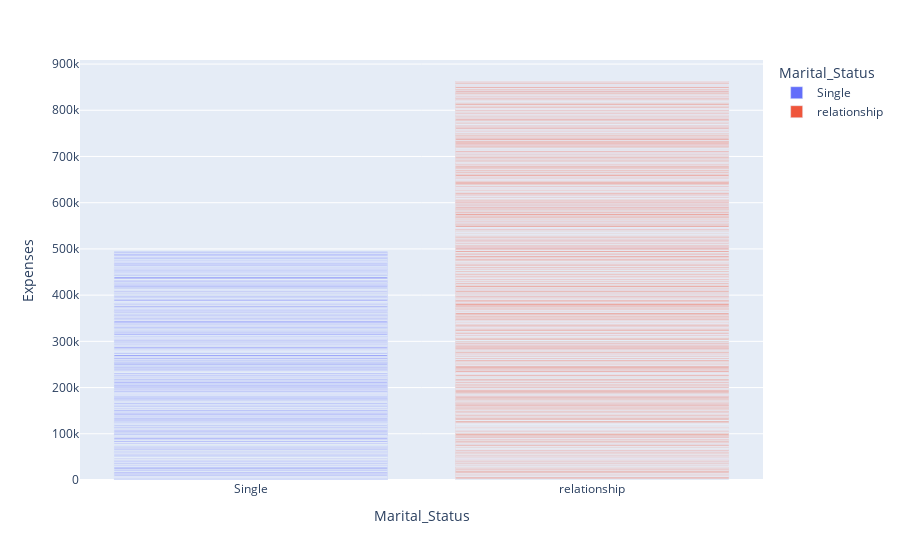

This figure's notebook cell:
### Code cell
fig = px.bar(df, x='Marital_Status', y='Expenses', color="Marital_Status")
fig.show()

### Figure 1 — Plotly figure (JSON) as saved in the notebook; plotly's stock layout.template omitted (floating-point values rounded to 4 significant figures; data arrays with more than 128 entries replaced by an {"elided": "..."} marker saying what was removed)
{"data": [{"alignmentgroup": "True", "hovertemplate": "Marital_Status=%{x}<br>Expenses=%{y}<extra></extra>", "legendgroup": "Single", "marker": {"color": "#636efa", "pattern": {"shape": ""}}, "name": "Single", "offsetgroup": "Single", "orientation": "v", "showlegend": true, "textposition": "auto", "type": "bar", "x": {"elided": "796 str values"}, "xaxis": "x", "y": {"elided": "796 int values"}, "yaxis": "y"}, {"alignmentgroup": "True", "hovertemplate": "Marital_Status=%{x}<br>Expenses=%{y}<extra></extra>", "legendgroup": "relationship", "marker": {"color": "#EF553B", "pattern": {"shape": ""}}, "name": "relationship", "offsetgroup": "relationship", "orientation": "v", "showlegend": true, "textposition": "auto", "type": "bar", "x": {"elided": "1444 str values"}, "xaxis": "x", "y": {"elided": "1444 int values"}, "yaxis": "y"}], "layout": {"barmode": "relative", "legend": {"title": {"text": "Marital_Status"}, "tracegroupgap": 0}, "margin": {"t": 60}, "xaxis": {"anchor": "y", "categoryarray": ["Single", "relationship"], "categoryorder": "array", "domain": [0, 1], "title": {"text": "Marital_Status"}}, "yaxis": {"anchor": "x", "domain": [0, 1], "title": {"text": "Expenses"}}}}
